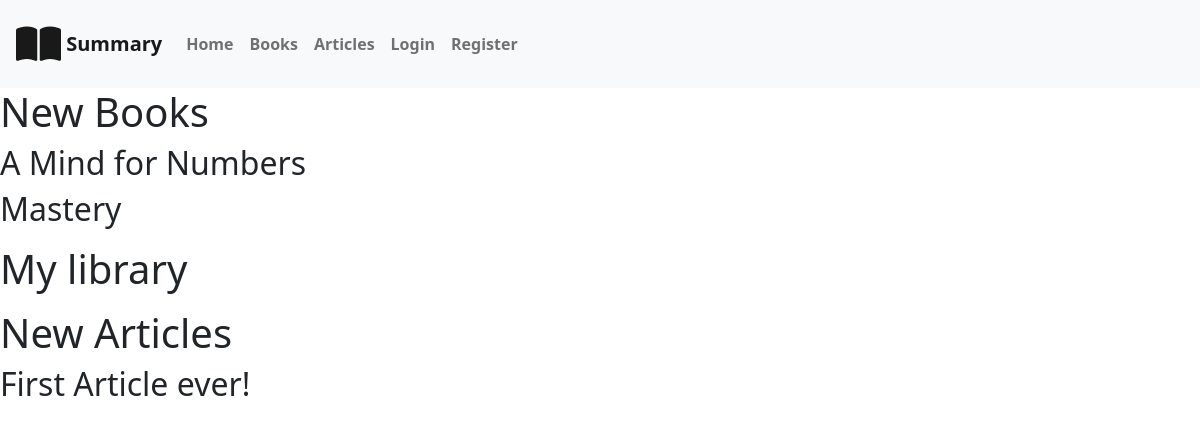
Before: / with the older database file.
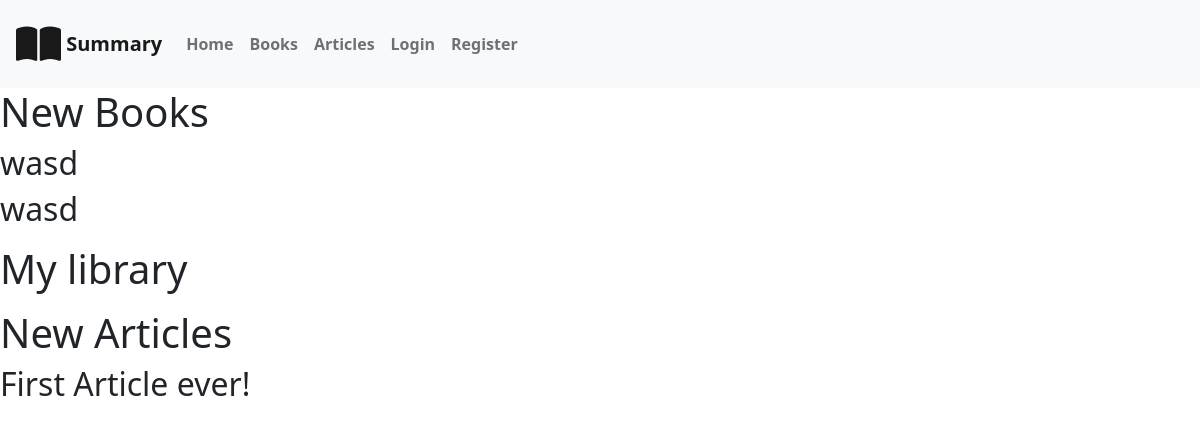
After: the same page with the newer database file.
### app/models.py (models this page shows, shortened)
class ContentModel(models.Model):
    author = models.ForeignKey(
        settings.AUTH_USER_MODEL, null=True, on_delete=models.SET_NULL)
    content = models.TextField()
    thumbnail = models.URLField(default='')
    date_created = models.DateTimeField(auto_now=True)
    class Meta:
        abstract = True

class Book(ContentModel):
    book_author = models.CharField(max_length=64)
    title = models.CharField(max_length=64)
    category = models.ManyToManyField(Category)

class Article(ContentModel):
    title = models.CharField(max_length=64)
    category = models.ManyToManyField(Category)

### app/views.py (the view)
# urls.py: path("", views.index, name="index"),
def index(request):
    return render(request, "app/index.html", {
        "new_books": Book.objects.all().order_by("-id")[:2],
        "new_articles": Article.objects.all()[:3]})

### app/templates/app/index.html
{% extends "app/layout.html" %}
{% block body %}
    <div class="mb-3" id="new-books">
        <h1>New Books</h1>
        {% for new_book in new_books %}
            <h2>{{ new_book.title }}</h2>
        {% empty %}
            <h2>No new book yet.</h2>
        {% endfor %}
    </div>
    <div class="mb-3" id="library">
        <h1>My library</h1>
    </div>
    <div  id="new-articles">
        <h1>New Articles</h1>
        {% for new_article in new_articles %}
            <h2>{{ new_article.title }}</h2>
        {% empty %}
            <h2>No new article yet.</h2>
        {% endfor %}
    </div>
{% endblock %}

Changed rows visible on the page:
no longer on this page (row unchanged): Book: title "A Mind for Numbers"
no longer on this page (row unchanged): Book: title "Mastery"
added Book: title "wasd"
added Book: title "wasd"
